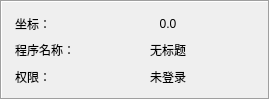
     <widget class="QFrame" name="frame_7">
      <property name="sizePolicy">
       <sizepolicy hsizetype="Fixed" vsizetype="Preferred">
        <horstretch>0</horstretch>
        <verstretch>0</verstretch>
       </sizepolicy>
      </property>
      <property name="minimumSize">
       <size>
        <width>270</width>
        <height>0</height>
       </size>
      </property>
      <property name="frameShape">
       <enum>QFrame::Box</enum>
      </property>
      <property name="frameShadow">
       <enum>QFrame::Sunken</enum>
      </property>
      <layout class="QGridLayout" name="gridLayout_3">
       <item row="0" column="0">
        <widget class="QLabel" name="labelpoint_2">
         <property name="sizePolicy">
          <sizepolicy hsizetype="Fixed" vsizetype="Preferred">
           <horstretch>0</horstretch>
           <verstretch>0</verstretch>
          </sizepolicy>
         </property>
         <property name="text">
          <string>坐标：</string>
         </property>
        </widget>
       </item>
       <item row="0" column="1">
        <widget class="QLabel" name="labelpoint">
         <property name="sizePolicy">
          <sizepolicy hsizetype="Fixed" vsizetype="Preferred">
           <horstretch>0</horstretch>
           <verstretch>0</verstretch>
          </sizepolicy>
         </property>
         <property name="minimumSize">
          <size>
           <width>170</width>
           <height>0</height>
          </size>
         </property>
         <property name="maximumSize">
          <size>
           <width>170</width>
           <height>16777215</height>
          </size>
         </property>
         <property name="text">
          <string>0.0</string>
         </property>
         <property name="alignment">
          <set>Qt::AlignCenter</set>
         </property>
        </widget>
       </item>
       <item row="1" column="0">
        <widget class="QLabel" name="label_3">
         <property name="sizePolicy">
          <sizepolicy hsizetype="Fixed" vsizetype="Preferred">
           <horstretch>0</horstretch>
           <verstretch>0</verstretch>
          </sizepolicy>
         </property>
         <property name="text">
          <string>程序名称：</string>
         </property>
        </widget>
       </item>
       <item row="1" column="1">
        <widget class="QLabel" name="label_program_name">
         <property name="sizePolicy">
          <sizepolicy hsizetype="Fixed" vsizetype="Preferred">
           <horstretch>0</horstretch>
           <verstretch>0</verstretch>
          </sizepolicy>
         </property>
         <property name="minimumSize">
          <size>
           <width>170</width>
           <height>0</height>
          </size>
         </property>
         <property name="maximumSize">
          <size>
           <width>170</width>
           <height>16777215</height>
          </size>
         </property>
         <property name="text">
          <string>无标题</string>
         </property>
         <property name="alignment">
          <set>Qt::AlignCenter</set>
         </property>
        </widget>
       </item>
       <item row="2" column="0">
        <widget class="QLabel" name="label_6">
         <property name="sizePolicy">
          <sizepolicy hsizetype="Fixed" vsizetype="Preferred">
           <horstretch>0</horstretch>
           <verstretch>0</verstretch>
          </sizepolicy>
         </property>
         <property name="text">
          <string>权限：</string>
         </property>
        </widget>
       </item>
       <item row="2" column="1">
        <widget class="QLabel" name="label_10">
         <property name="minimumSize">
          <size>
           <width>170</width>
           <height>0</height>
          </size>
         </property>
         <property name="text">
          <string>未登录</string>
         </property>
         <property name="alignment">
          <set>Qt::AlignCenter</set>
         </property>
        </widget>
       </item>
      </layout>
     </widget>
